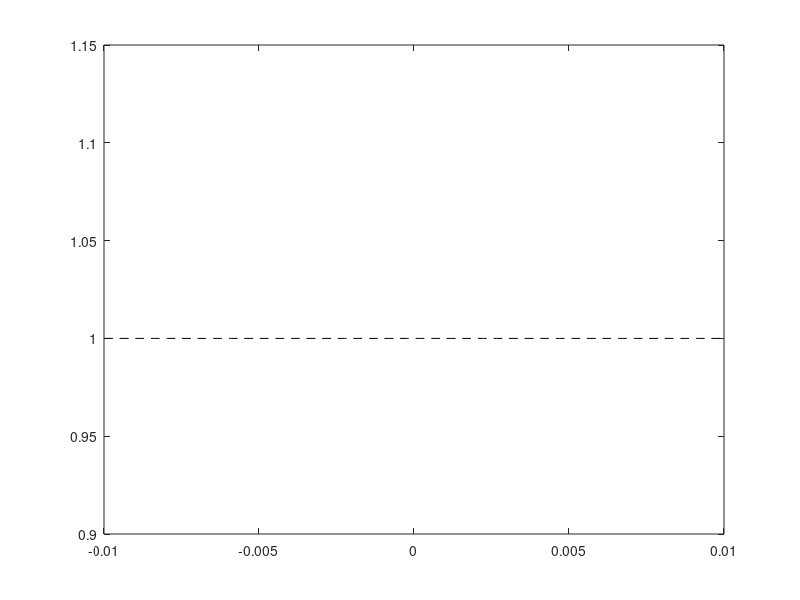

Source code (MATLAB): (Note: this script raises an error after producing the figure.)
%% Electrostatic potential of a dielectric function 
lx = 50;
ly = 50;
%constants 
e0=8.854.*10.^(-12);
a=0.01;
l=a./5;
x = linspace(-a,a,lx);
y = linspace(-a,a,ly);
[X,Y]=meshgrid(x,y);

dx = -9.*a./10; 
dxx = 9.*a./10;

%boundary conditions 
phi_a = 100; %volts
dphi_dx_a = 1000; %volts

e = e0.*(10.*tanh((x-dx)./l)-(10.*tanh((x-dxx)./l)));
  
figure(1);
plot(e);
shading flat;
colorbar;
hold off;

%% 1B
%second order, centered
dy_dx=zeros(lx,1);
dx=x(2)-x(1);

%forward difference at the beginning
dy_dx(1)=(y(2)-y(1))/dx;

%centered difference on the interior
for ix=2:lx-1
    dy_dx(ix)=(y(ix+1)-y(ix-1))/2/dx;
end %for

%backward difference at the end
dy_dx(lx)=(y(lx)-y(lx-1))/dx;

plot(x,dy_dx,'k--')


%% 1C

e = zeros(100,100);

for i=1:lx
    e(x(i)) = e0.*(10.*tanh((x(i)-dx(i))./l)-(10.*tanh((x(i)-dxx(i))./l)));
end %for  
